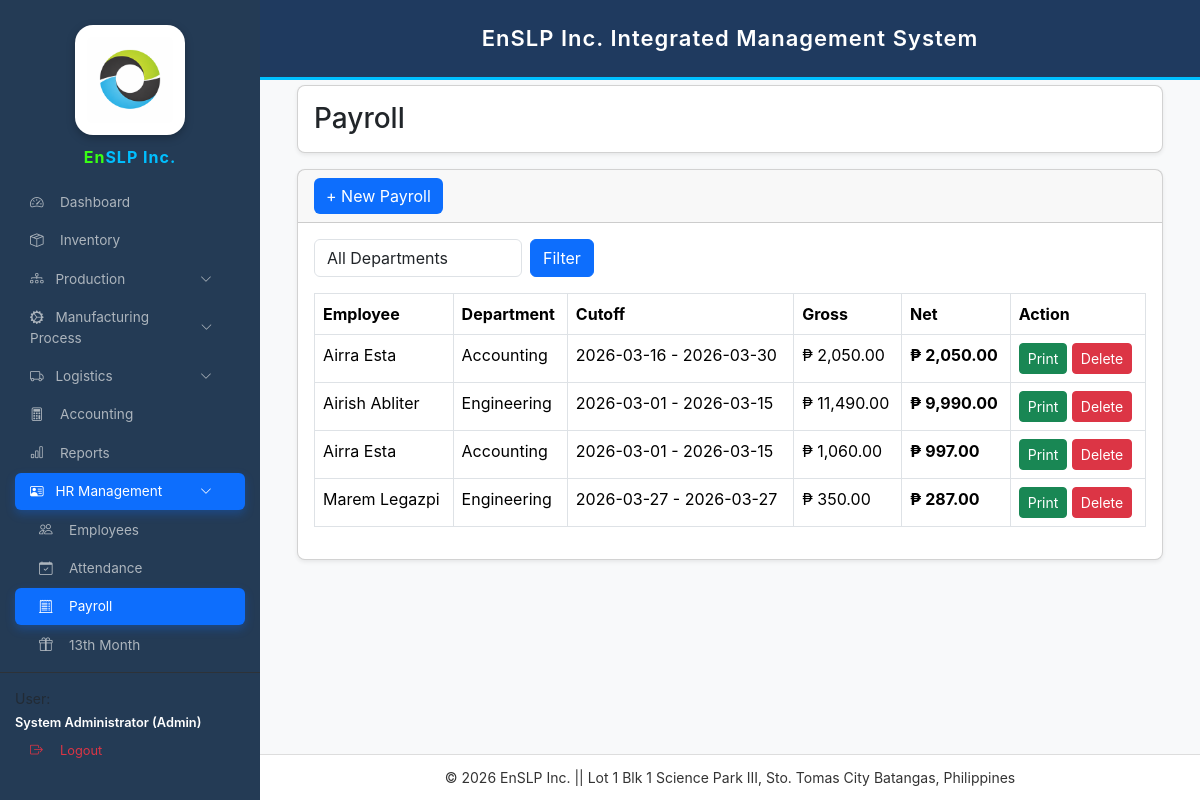
Before: /payroll.php (signed in) with the older database file.
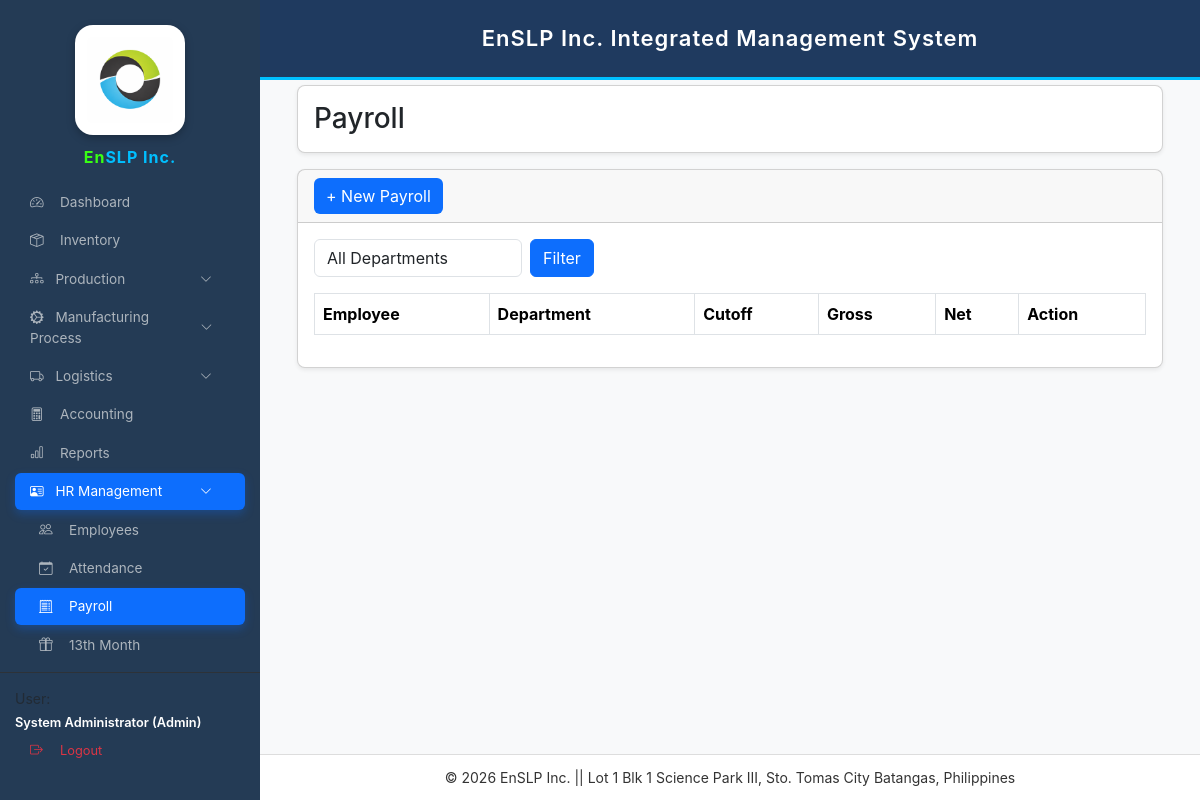
After: the same page with the newer database file.
### tables this page shows
CREATE TABLE `payroll` (
  `id` int(11) NOT NULL,
  `employee_id` int(11) NOT NULL,
  `period_start` date NOT NULL,
  `period_end` date NOT NULL,
  `days_worked` decimal(5,2) NOT NULL DEFAULT 0.00,
  `overtime_hours` decimal(5,2) NOT NULL DEFAULT 0.00,
  `overtime_rate` decimal(10,2) NOT NULL DEFAULT 0.00,
  `deductions` decimal(10,2) NOT NULL DEFAULT 0.00,
  `gross_pay` decimal(10,2) NOT NULL DEFAULT 0.00,
  `net_pay` decimal(10,2) NOT NULL DEFAULT 0.00,
  `created_at` timestamp NOT NULL DEFAULT current_timestamp(),
  `pay_type` varchar(20) NOT NULL DEFAULT 'REGULAR',
  `basic_pay` decimal(10,2) NOT NULL DEFAULT 0.00,
  `overtime_pay` decimal(10,2) NOT NULL DEFAULT 0.00,
  `allowances` decimal(10,2) NOT NULL DEFAULT 0.00,
  `sss` decimal(10,2) NOT NULL DEFAULT 0.00,
  `philhealth` decimal(10,2) NOT NULL DEFAULT 0.00,
  `pagibig` decimal(10,2) NOT NULL DEFAULT 0.00,
  `other_deductions` decimal(10,2) NOT NULL DEFAULT 0.00
);

CREATE TABLE `employees` (
  `id` int(11) NOT NULL,
  `full_name` varchar(255) NOT NULL,
  `position` varchar(100) DEFAULT NULL,
  `department` varchar(100) DEFAULT NULL,
  `employment_status` varchar(50) DEFAULT NULL,
  `date_hired` date DEFAULT NULL,
  `salary_type` enum('Daily','Monthly') NOT NULL DEFAULT 'Daily',
  `salary_amount` decimal(10,2) NOT NULL DEFAULT 0.00,
  `contact_no` varchar(20) DEFAULT NULL,
  `daily_rate` decimal(10,2) DEFAULT NULL,
  `status` enum('Active','Inactive') DEFAULT 'Active',
  `monthly_salary` decimal(10,2) NOT NULL DEFAULT 0.00
);

### payroll.php (the view, shortened to what this page needs)
<?php
include 'config.php';
function money2($v){ return number_format((float)$v, 2); }
?>
<!DOCTYPE html>
<html>
<head>
<link href="https://cdn.jsdelivr.net/npm/bootstrap@5.3.3/dist/css/bootstrap.min.css" rel="stylesheet">
<link rel="stylesheet" href="https://cdn.jsdelivr.net/npm/bootstrap-icons@1.11.0/font/bootstrap-icons.css">
</head>
<body>
<?php include 'sidebar.php'; ?>
<?php include 'header.php'; ?>
<div class="main-content">
<div class="container-fluid">
<div class="card shadow-sm mb-3">
<div class="card-body d-flex justify-content-between align-items-center">
<h3 class="mb-0">Payroll</h3>
</div>
</div>
<div class="card shadow-sm">
<div class="card-header d-flex justify-content-between align-items-center">
<button class="btn btn-blue" data-bs-toggle="modal" data-bs-target="#addPayrollModal">
+ New Payroll
</button>
</div>
<div class="card-body">
<div class="table-responsive">
<form method="GET" class="mb-3 d-flex gap-2">
<select name="dept" class="form-control w-25">
    <option value="">All Departments</option>
</select>
<button class="btn btn-primary">Filter</button>
</form>
<table class="table table-bordered">
<thead>
<tr>
<th>Employee</th>
<th>Department</th>
<th>Cutoff</th>
<th>Gross</th>
<th>Net</th>
<th>Action</th>
</tr>
</thead>
<tbody>
<?php
$sql = "
SELECT pr.*, e.full_name, e.department
FROM payroll pr
JOIN employees e ON e.id = pr.employee_id
";
$sql .= " ORDER BY pr.id DESC";
$stmt = $conn->prepare($sql);
$stmt->execute();
while($row=$stmt->fetch()):
?>
<tr>
<td><?= htmlspecialchars($row['full_name']) ?></td>
<td><?= htmlspecialchars($row['department']) ?></td>
<td><?= $row['period_start']?> - <?= $row['period_end']?></td>
<td>₱ <?= money2($row['gross_pay'])?></td>
<td><b>₱ <?= money2($row['net_pay'])?></b></td>
<td>
<a href="payslip.php?id=<?= $row['id']?>" class="btn btn-success btn-sm">
Print
</a>
<a href="?delete=<?= $row['id']?>" onclick="return confirm('Delete payroll?')" class="btn btn-danger btn-sm">
Delete
</a>
</td>
</tr>
<?php endwhile; ?>
</tbody>
</table>
</div>
</div>
</div>
</div>
</div>
<?php include 'footer.php'; ?>
</body>
</html>

### sidebar.php (shortened to what this page needs)
<?php
$current_page = basename($_SERVER['PHP_SELF']);
$user_role = isset($_SESSION['role']) ? strtolower(trim($_SESSION['role'])) : '';
$hr_pages = ['employees.php','payroll.php','attendance.php','thirteenth_month.php'];
$is_hr_open = in_array($current_page,$hr_pages);
$production_pages = ['projects.php','production_history.php','stock_movement.php'];
$is_production_open = in_array($current_page,$production_pages);
$manufacturing_pages = ['cutting.php','etching.php','lamination.php','inspection_qc.php'];
$is_manufacturing_open = in_array($current_page,$manufacturing_pages);
$logistics_pages = ['packing.php','delivery.php'];
$is_logistics_open = in_array($current_page,$logistics_pages);
?>
<link href="https://cdn.jsdelivr.net/npm/bootstrap-icons@1.11.1/font/bootstrap-icons.css" rel="stylesheet">
<div class="sidebar">
<div class="brand-section text-center">
<img src="/enslp-main/logo.png" class="sidebar-logo">
<div class="brand-text">
<span class="logo-en">En</span><span class="logo-slp">SLP Inc.</span>
</div>
</div>
<div class="sidebar-menu">
<a href="dashboard.php" class="nav-link <?= ($current_page=='dashboard.php')?'active':'' ?>">
<i class="bi bi-speedometer2"></i> Dashboard
</a>
<a href="inventory.php" class="nav-link <?= ($current_page=='inventory.php')?'active':'' ?>">
<i class="bi bi-box-seam"></i> Inventory
</a>
<a class="nav-link d-flex justify-content-between align-items-center <?= $is_production_open?'active':'' ?>"
data-bs-toggle="collapse"
href="#productionMenu">
<span><i class="bi bi-diagram-3"></i> Production</span>
<i class="bi bi-chevron-down small"></i>
</a>
<a class="nav-link d-flex justify-content-between align-items-center <?= $is_manufacturing_open?'active':'' ?>"
data-bs-toggle="collapse"
href="#manufacturingMenu">
<span><i class="bi bi-gear-wide-connected"></i> Manufacturing Process</span>
<i class="bi bi-chevron-down small"></i>
</a>
<?php if($user_role !== 'production'): ?>
<a class="nav-link d-flex justify-content-between align-items-center <?= $is_logistics_open?'active':'' ?>"
data-bs-toggle="collapse"
href="#logisticsMenu">
<span><i class="bi bi-truck"></i> Logistics</span>
<i class="bi bi-chevron-down small"></i>
</a>
<?php endif; ?>
<a href="accounting.php" class="nav-link <?= ($current_page=='accounting.php')?'active':'' ?>">
<i class="bi bi-calculator"></i> Accounting
</a>
<a href="reports.php" class="nav-link <?= ($current_page=='reports.php')?'active':'' ?>">
<i class="bi bi-bar-chart"></i> Reports
</a>
<a class="nav-link d-flex justify-content-between align-items-center <?= $is_hr_open?'active':'' ?>"
data-bs-toggle="collapse"
href="#hrMenu">
<span><i class="bi bi-person-vcard"></i> HR Management</span>
<i class="bi bi-chevron-down small"></i>
</a>
<div class="collapse <?= $is_hr_open?'show':'' ?>" id="hrMenu">
<a href="employees.php" class="nav-link ps-4 <?= ($current_page=='employees.php')?'active':'' ?>">
<i class="bi bi-people"></i> Employees
</a>
<a href="attendance.php" class="nav-link ps-4 <?= ($current_page=='attendance.php')?'active':'' ?>">
<i class="bi bi-calendar-check"></i> Attendance
</a>
<a href="payroll.php" class="nav-link ps-4 <?= ($current_page=='payroll.php')?'active':'' ?>">
<i class="bi bi-receipt-cutoff"></i> Payroll
</a>
<a href="thirteenth_month.php" class="nav-link ps-4 <?= ($current_page=='thirteenth_month.php')?'active':'' ?>">
<i class="bi bi-gift"></i> 13th Month
</a>
</div>
</div>
<div class="user-footer">
<small class="text-muted d-block">User:</small>
<span class="user-name">
<?= htmlspecialchars(
    ($_SESSION['full_name'] ?? $_SESSION['username'] ?? 'User') .
    ' (' . ucfirst($_SESSION['role'] ?? 'role') . ')'
) ?>
</span>
<a href="logout.php" class="nav-link logout-btn">
<i class="bi bi-box-arrow-right"></i> Logout
</a>
</div>
</div>

### header.php (shortened to what this page needs)
<div class="header-bar">
EnSLP Inc. Integrated Management System
</div>

### footer.php (shortened to what this page needs)
<div class="footer-bar">
© 2026 EnSLP Inc. || Lot 1 Blk 1 Science Park III, Sto. Tomas City Batangas, Philippines
</div>

### payroll.php (style rules this page uses)
body { background:#f4f6f9; font-family:Arial; margin:0; }
.main-content { margin-left:260px; padding:25px; margin-top:60px; }
.card { border-radius:8px; }
.table thead { background:#f0f3f7; }
.btn-blue { background:#0d6efd; color:#fff; border:none; }

### sidebar.php (style rules this page uses)
:root { --sb-width:260px; --primary-blue:#0d6efd; --sidebar-bg:#243b55; }
.sidebar { background: linear-gradient(180deg, #2c4a6b 0%, #1f2f45 100%); }
.nav-link.active { background:linear-gradient(90deg,#0d6efd,#3d8bfd); color:white; box-shadow:0 4px 10px rgba(13,110,253,0.3); }
body { font-family:'Inter',sans-serif!important; margin:0!important; background:#f8f9fa; }
.sidebar { position:fixed; top:0; left:0; bottom:0; width:var(--sb-width); background:var(--sidebar-bg); z-index:99999; display:flex; flex-direction:column; padding:15px 0; }
.sidebar-logo { width:110px; height:110px; object-fit:contain; background:white; padding:12px; border-radius:18px; display:block; margin:10px auto; box-shadow:0 3px 8px rgba(0,0,0,0.25); }
.brand-text { color:white; font-weight:700; font-size:16px; letter-spacing:1px; text-align:center; }
.sidebar-menu { flex:1; overflow-y:auto; padding:15px; }
.nav-link { display:flex; align-items:center; color:#adb5bd; padding:8px 15px; text-decoration:none; border-radius:6px; margin-bottom:2px; font-size:.85rem; }
.nav-link i { width:22px; margin-right:8px; }
.nav-link.active { background:var(--primary-blue); color:white; }
.user-footer { margin-top:auto; padding:15px; border-top:1px solid #2d3238; }
.user-name { color:white; font-size:.8rem; font-weight:600; }
.logout-btn { color:#dc3545; font-size:.8rem; }
.logo-en { color:#39ff14;font-weight:700; }
.logo-slp { color:#00bfff;font-weight:700; }

### header.php (style rules this page uses)
.header-bar { background:#1f3a5f; color:white; position:fixed; top:0; left:260px; right:0; text-align:center; padding:22px 20px; font-size:22px; font-weight:600; letter-spacing:1px; border-bottom:3px solid #00bfff; z-index:999; }

### footer.php (style rules this page uses)
.footer-bar { position:fixed; bottom:0; left:260px; right:0; background:white; color:#333; text-align:center; padding:12px 10px; font-size:14px; border-top:1px solid #ddd; }

Changed rows visible on the page:
removed payroll: employee.full_name "Airra Esta", employee.department "Accounting", period_start "2026-03-16", period_end "2026-03-30", gross_pay "2,050.00", net_pay "2,050.00"
removed payroll: employee.full_name "Airish Abliter", employee.department "Engineering", period_start "2026-03-01", period_end "2026-03-15", gross_pay "11,490.00", net_pay "9,990.00"
removed payroll: employee.full_name "Airra Esta", employee.department "Accounting", period_start "2026-03-01", period_end "2026-03-15", gross_pay "1,060.00", net_pay "997.00"
removed payroll: employee.full_name "Marem Legazpi", employee.department "Engineering", period_start "2026-03-27", period_end "2026-03-27", gross_pay "350.00", net_pay "287.00"
